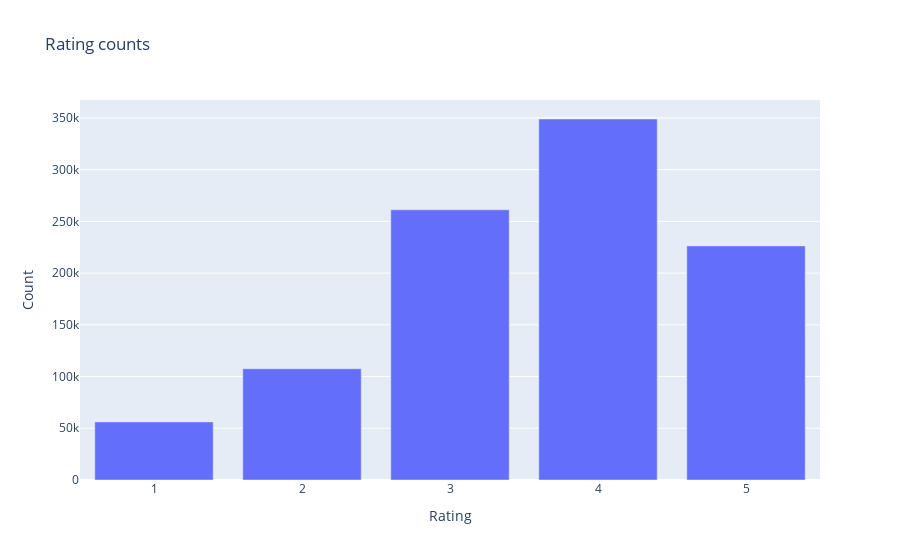

The code cell stored with this chart in its notebook:
### Markdown cell above
# Analysis of ratings
  - what is the distribution of ratings? Do users tend to prefer extremes (1 or 5) compared to the more neutral ratings?
  
## Analysis of movies when ratings are in the picutre
  - what are the most rated movies?
  - what are the highest/lowest rated movies?
  - what are the most rated genres?

### Code cell
print(ratings.head())
ratings_distribution = ratings.groupby('Rating').count().reset_index("Rating")
ratings_distribution["Count"] = ratings_distribution["UserID"] # we can take a UserID, since we do not have any duplicates, that will be the count
ratings_distribution = ratings_distribution[["Rating", "Count"]]
ratings_distribution

fig = px.bar(ratings_distribution,
        x="Rating",
        y="Count",
        title="Rating counts")
fig.show()

### Figure 1 — Plotly figure (JSON) as saved in the notebook; plotly's stock layout.template omitted (floating-point values rounded to 4 significant figures)
{"data": [{"hovertemplate": "Rating=%{x}<br>Count=%{y}<extra></extra>", "legendgroup": "", "marker": {"color": "#636efa", "pattern": {"shape": ""}}, "name": "", "orientation": "v", "showlegend": false, "textposition": "auto", "type": "bar", "x": [1, 2, 3, 4, 5], "xaxis": "x", "y": [56174, 107557, 261197, 348971, 226310], "yaxis": "y"}], "layout": {"barmode": "relative", "legend": {"tracegroupgap": 0}, "title": {"text": "Rating counts"}, "xaxis": {"anchor": "y", "domain": [0, 1], "title": {"text": "Rating"}}, "yaxis": {"anchor": "x", "domain": [0, 1], "title": {"text": "Count"}}}}
